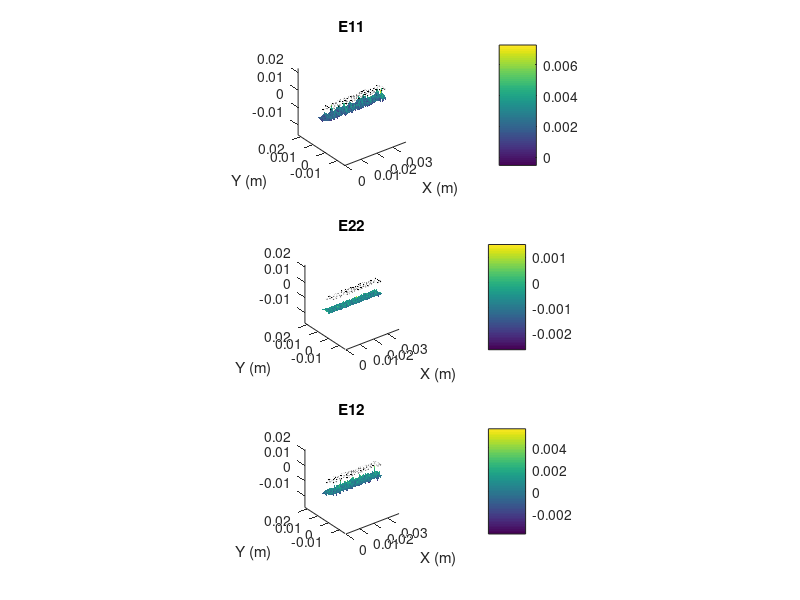

Source code (MATLAB): (Note: this script raises an error after producing the figure.)
clc
clear
close all
strain_field=load('strain_field.dat');% strain data
defect_field=load('defects.dat');
x_min=min(strain_field(:,2));
y_min=min(strain_field(:,3));
x_max=max(strain_field(:,2));
y_max=max(strain_field(:,3));
resolution=min([x_max-x_min,y_max-y_min])/100;
[x, y]=meshgrid([x_min:resolution:x_max],[y_min:resolution:y_max]);
E11=griddata(strain_field(:,2),strain_field(:,3),strain_field(:,4),x,y);
E22=griddata(strain_field(:,2),strain_field(:,3),strain_field(:,5),x,y);
E12=griddata(strain_field(:,2),strain_field(:,3),strain_field(:,6),x,y);

% setting up to plot defects
theta=0:0.1:2*pi;
x_defect=(cos(theta)')*defect_field(:,3)'+defect_field(:,1)';
y_defect=(sin(theta)')*defect_field(:,3)'+defect_field(:,2)';

figure
subplot(3,1,1)
surface(x,y,E11,'edgecolor','none');
hold on
fill3(x_defect,y_defect,max(max(E11))*ones(size(x_defect)),'black')
title('E11')
xlabel('X (m)')
ylabel('Y (m)')
axis equal
colorbar
subplot(3,1,2)
surface(x,y,E22,'edgecolor','none');
hold on
fill3(x_defect,y_defect,max(max(E11))*ones(size(x_defect)),'black')
title('E22')
xlabel('X (m)')
ylabel('Y (m)')
axis equal
colorbar
subplot(3,1,3)
surface(x,y,E12,'edgecolor','none');
hold on
fill3(x_defect,y_defect,max(max(E11))*ones(size(x_defect)),'black')
title('E12')
xlabel('X (m)')
ylabel('Y (m)')
axis equal
colorbar

% analyzing the strain field
twoptcorr_area_Zernike
